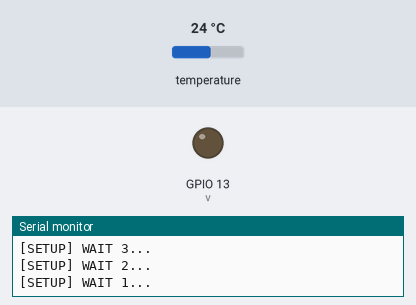
This sketch was run on a simulated ESP8266 (NodeMCU). Shown: output pins drawn as LEDs (lit = HIGH), the last lines printed to the serial monitor. Inputs (shaded band) come from the test bench; at power-on: temperature 24 °C. WiFi joins after 1.5 s; servers stay silent unless stated; uploads are accepted with an empty reply.

Above: at 5.2 s.
5.3 s: temperature set to 27 °C
At 6.7 s:
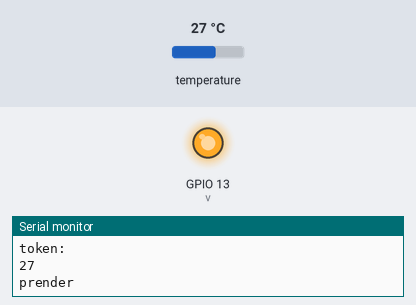
Timing chart, 0 to 8.3 s (numbered marks = the images above; inputs shaded):
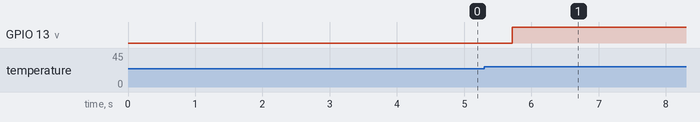

The sketch:

proyectov6_final.ino
```cpp
#include <Arduino.h>
#include <ESP8266WiFi.h>
#include <ESP8266WiFiMulti.h>
#include <ESP8266HTTPClient.h>
#include <WiFiClient.h>
#include <DHTesp.h>
ESP8266WiFiMulti WiFiMulti;
DHTesp dht;
String login, token;

#define PIR 16
#define v 13
void setup() {

  Serial.begin(115200);
  dht.setup(16,DHTesp::DHT11);
  for (uint8_t t = 4; t > 0; t--) {
    Serial.printf("[SETUP] WAIT %d...\n", t);
    Serial.flush();
    delay(1000);
  }

  WiFi.mode(WIFI_STA);
  WiFiMulti.addAP("ARRIS-9B42", "0E4AF2333C5A9E5D");

  pinMode(PIR,INPUT);
  pinMode(v,OUTPUT);
}

void loop() {


   if ((WiFiMulti.run() == WL_CONNECTED)) {
    inicioSesion();
    if(login == "y") post();
////////// prender/apagar
}
String prende ="prender";
  String apaga ="apagar";
int temperature = dht.getTemperature();
 if(temperature>25){
      Serial.print(temperature);
      Serial.print("\n");
      Serial.print(prende+"\n");
      // hacer incert en la base de datos
      digitalWrite(v, HIGH);
    }else{
      Serial.print(temperature);
      Serial.print("\n");
      Serial.print(apaga+"\n");
      // hacer incert en la base de datos
      digitalWrite(v, LOW);
    }
  delay(20000);
}

void inicioSesion(){
    WiFiClient client;
    HTTPClient http;
    int temperature = dht.getTemperature();
    Serial.print("[HTTP] GET begin...\n");
    if (http.begin(client, "http://pw4.kyared.com/S17030189/enfriamiento/login.php?user=admin&pass=123")) {  // HTTP
      Serial.print("[HTTP] GET...\n");
      int httpCode = http.GET();

      if (httpCode > 0) {
        Serial.printf("[HTTP] GET... code: %d\n", httpCode);            //aqui esta lo raro

        if (httpCode == HTTP_CODE_OK || httpCode == HTTP_CODE_MOVED_PERMANENTLY) {
          String payload = http.getString();
          Serial.println(payload);
          int inicio, fin;
          inicio = payload.indexOf("login");
          fin = payload.indexOf(",");
          login = payload.substring(inicio + 8, fin - 1);
          Serial.println("login: " + login);

          inicio = payload.indexOf("token");
          fin = payload.indexOf("}");
          token = payload.substring(inicio + 8, fin - 1);
          Serial.println("token: " + token);


        }
      } else {
        Serial.printf("[HTTP] GET... failed, error: %s\n", http.errorToString(httpCode).c_str());
      }

      http.end();
    } else {
      Serial.printf("[HTTP} Unable to connect\n");
    }
}

void post(){
    WiFiClient client;
    HTTPClient http;
    int temperature = dht.getTemperature();
    //Serial.print("La temperatura es: "+temperature);
    Serial.print("[HTTP] begin...\n");
    http.begin(client, "http://pw4.kyared.com/S17030189/enfriamiento/sensor.php");
    http.addHeader("Content-Type", "application/x-www-form-urlencoded");
    http.addHeader("Authorization", token);

    Serial.print("[HTTP] POST...\n");
    //int x = digitalRead(PIR);
    int httpCode = http.POST("tipo=T&valor=" + (String)temperature);

    if (httpCode > 0) {
      Serial.printf("[HTTP] POST... code: %d\n", httpCode);
      if (httpCode == HTTP_CODE_OK) {
        const String& payload = http.getString();
        Serial.println("received payload:\n<<");
        Serial.println(payload);
        Serial.println(">>");
      }
    } else {
      Serial.printf("[HTTP] POST... failed, error: %s\n", http.errorToString(httpCode).c_str());
    }

    http.end();
}
```

Measured:
- the behaviour switches between 25 and 26 °C on temperature (found by bisection; images 0 and 1)
- after the input at 5.3 s, GPIO 13 (v): LOW → HIGH after 0.41 s
